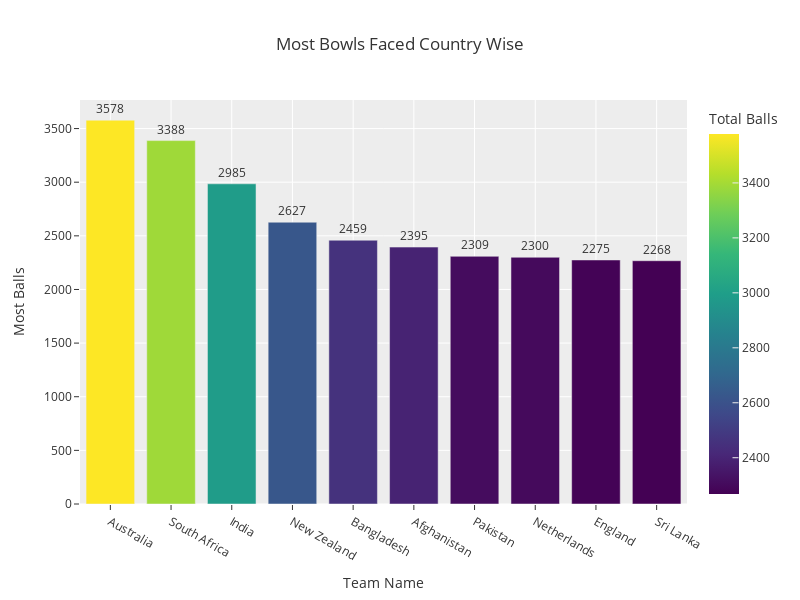

Here is the notebook cell this chart was saved with:
### Code cell
fig = px.bar(country_wise_balls, x='Team_Innings', y='Balls', title='Most Bowls Faced Country Wise',

             labels={'Balls': 'Total Balls', 'Team_Innings': 'Team_Innings'}, color='Balls', color_continuous_scale='viridis',)

fig.update_layout(xaxis_title='Team Name',
                  yaxis_title='Most Balls', height=600, width=800)
fig.update_layout(template='ggplot2')
fig.update_traces(texttemplate="%{y}", textposition="outside")
fig.show()

### Figure 1 — Plotly figure (JSON) as saved in the notebook; plotly's stock layout.template omitted (floating-point values rounded to 4 significant figures)
{"data": [{"alignmentgroup": "True", "hovertemplate": "Team_Innings=%{x}<br>Total Balls=%{marker.color}<extra></extra>", "legendgroup": "", "marker": {"color": [3578, 3388, 2985, 2627, 2459, 2395, 2309, 2300, 2275, 2268], "coloraxis": "coloraxis", "pattern": {"shape": ""}}, "name": "", "offsetgroup": "", "orientation": "v", "showlegend": false, "textposition": "outside", "texttemplate": "%{y}", "type": "bar", "x": ["Australia", "South Africa", "India", "New Zealand", "Bangladesh", "Afghanistan", "Pakistan", "Netherlands", "England", "Sri Lanka"], "xaxis": "x", "y": [3578, 3388, 2985, 2627, 2459, 2395, 2309, 2300, 2275, 2268], "yaxis": "y"}], "layout": {"barmode": "relative", "coloraxis": {"colorbar": {"title": {"text": "Total Balls"}}, "colorscale": [[0, "#440154"], [0.1111, "#482878"], [0.2222, "#3e4989"], [0.3333, "#31688e"], [0.4444, "#26828e"], [0.5556, "#1f9e89"], [0.6667, "#35b779"], [0.7778, "#6ece58"], [0.8889, "#b5de2b"], [1, "#fde725"]]}, "height": 600, "legend": {"tracegroupgap": 0}, "title": {"text": "Most Bowls Faced Country Wise"}, "width": 800, "xaxis": {"anchor": "y", "domain": [0, 1], "title": {"text": "Team Name"}}, "yaxis": {"anchor": "x", "domain": [0, 1], "title": {"text": "Most Balls"}}}}
